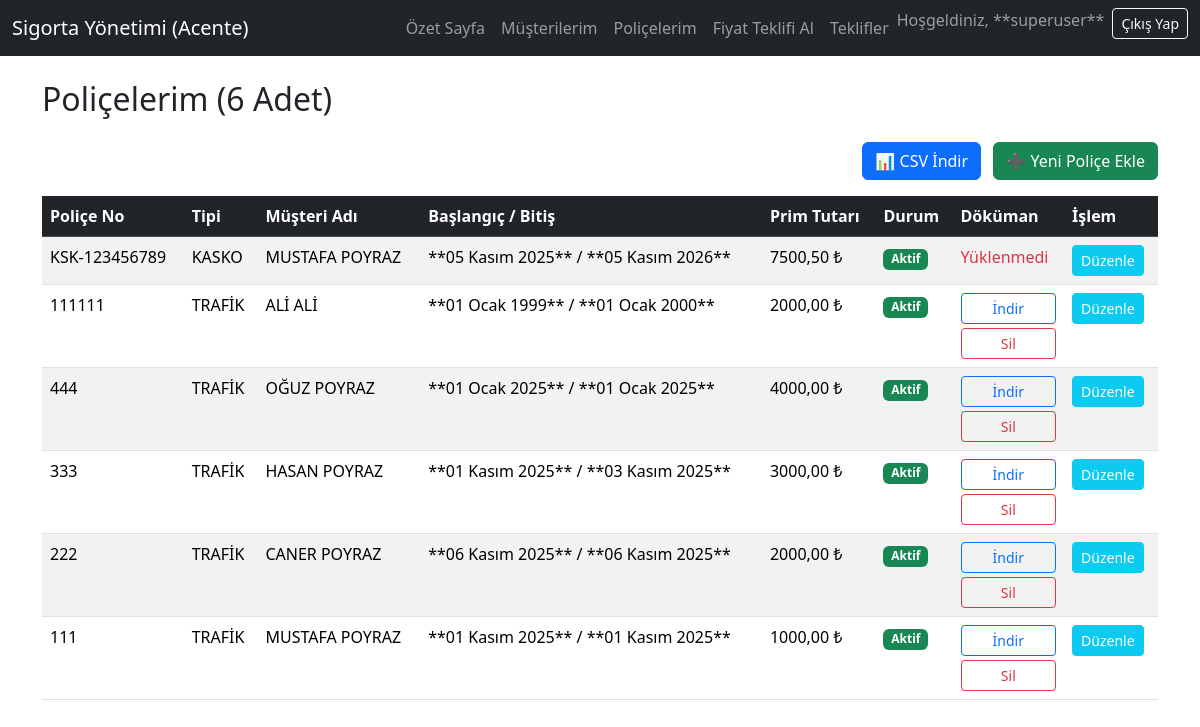
The page /agent/policies/ (signed in) on the database its author committed.
### policy_management/models.py (models this page shows, shortened)
class CustomUser(AbstractUser):
    ROLE_CHOICES = (
        ('admin', 'Yönetici'),
        ('agent', 'Acente'),
    )
    role = models.CharField(max_length=10, choices=ROLE_CHOICES, default='agent', verbose_name="Kullanıcı Rolü")
    class Meta:
        verbose_name = "Kullanıcı"
        verbose_name_plural = "Kullanıcılar"
    pass

class Policy(models.Model):
    STATUS_CHOICES = (
        ('active', 'Aktif'),
        ('expired', 'Süresi Doldu'),
        ('cancelled', 'İptal Edildi'),
    )
    policy_id = models.AutoField(primary_key=True)
    policy_number = models.CharField(max_length=50, unique=True, verbose_name="Poliçe Numarası")
    policy_type = models.CharField(max_length=50, verbose_name="Sigorta Tipi (Kasko, Trafik vb.)")
    customer = models.ForeignKey(
        Customer,
        on_delete=models.CASCADE,
        related_name='policies',
        verbose_name="Müşteri"
    )
    start_date = models.DateField(verbose_name="Başlangıç Tarihi")
    end_date = models.DateField(verbose_name="Bitiş Tarihi")
    premium_amount = models.DecimalField(max_digits=10, decimal_places=2, verbose_name="Prim Tutarı")
    status = models.CharField(
        max_length=10,
        choices=STATUS_CHOICES,
        default='active',
        verbose_name="Poliçe Durumu"
    )
    document = models.FileField(
        upload_to='policies/documents/',
        blank=True,
        null=True,
        verbose_name='Poliçe Dökümanı (PDF)'
    )
    issued_by_agent = models.ForeignKey(
        'policy_management.CustomUser',
        on_delete=models.SET_NULL,
        null=True,
        related_name='issued_policies',
        verbose_name="Düzenleyen Acente"
    )
    class Meta:
        verbose_name = "Poliçe"
        verbose_name_plural = "Poliçeler"

class Customer(models.Model):
    CUSTOMER_TYPE_CHOICES = (
        ('individual', 'Bireysel'),
        ('corporate', 'Kurumsal'),
    )
    customer_id = models.AutoField(primary_key=True)
    name = models.CharField(max_length=150, verbose_name="Adı / Ünvanı")
    tckn = models.CharField(
        max_length=11,
        unique=True,
        null=True,
        blank=True,
        verbose_name="TCKN"
    )
    tckn_vkn = models.CharField(
        max_length=15,
        null=True,
        blank=True,
        verbose_name="TCKN/VKN (Eski Alan)"
    )
    customer_type = models.CharField(
        max_length=10,
        choices=CUSTOMER_TYPE_CHOICES,
        default='individual',
        verbose_name="Müşteri Tipi"
    )
    phone = models.CharField(max_length=20, blank=True, null=True, verbose_name="Telefon")
    email = models.EmailField(max_length=255, blank=True, null=True, verbose_name="E-posta")
    address_street = models.CharField(max_length=255, null=True, blank=True, verbose_name="Sokak/Cadde")
    address_city = models.CharField(max_length=100, null=True, blank=True, verbose_name="İl")
    address_state = models.CharField(max_length=100, null=True, blank=True, verbose_name="İlçe")
    address_zipcode = models.CharField(max_length=10, null=True, blank=True, verbose_name="Posta Kodu")
    date_of_birth = models.DateField(null=True, blank=True, verbose_name="Doğum Tarihi")
    agent = models.ForeignKey(
        'policy_management.CustomUser',
        on_delete=models.SET_NULL,
        null=True,
        blank=True,
        related_name='customers',
        verbose_name="Sorumlu Acente"
    )
    created_at = models.DateTimeField(auto_now_add=True, verbose_name="Oluşturma Tarihi")
    updated_at = models.DateTimeField(auto_now=True, verbose_name="Son Güncelleme")
    class Meta:
        verbose_name = "Müşteri"
        verbose_name_plural = "Müşteriler"

### policy_management/views.py (the view)
# urls.py: path('agent/policies/', views.AgentPolicyListView.as_view(), name='agent_policy_list'),
class AgentPolicyListView(AgentAccessMixin, ListView):
    model = Policy
    template_name = 'agent/policy_list.html'
    context_object_name = 'policies'
    def get_queryset(self):
        return Policy.objects.filter(issued_by_agent=self.request.user).order_by('-policy_id')

### policy_management/views.py (called while the page is built)
    def test_func(self):
        user = self.request.user
        return user.is_superuser or user.role == 'agent'

### policy_management/templates/agent/policy_list.html (shortened to what this page needs)
{% extends "agent/base_agent.html" %}
{% block content %}
    <h2 class="mb-4">Poliçelerim ({{ policies|length }} Adet)</h2>
    <p class="text-end">
		<a href="{% url 'agent_export_policies' %}" class="btn btn-primary me-2">📊 CSV İndir</a>
        <a href="{% url 'agent_policy_add' %}" class="btn btn-success">➕ Yeni Poliçe Ekle</a>
    </p>
    {% if policies %}
        <div class="table-responsive">
            <table class="table table-striped table-hover">
                <thead class="table-dark">
                    <tr>
                        <th>Poliçe No</th>
                        <th>Tipi</th>
                        <th>Müşteri Adı</th>
                        <th>Başlangıç / Bitiş</th>
                        <th>Prim Tutarı</th>
                        <th>Durum</th>
                        <th>Döküman</th>
                        <th>İşlem</th>
                    </tr>
                </thead>
                <tbody>
                    {% for policy in policies %}
                        <tr>
                            <td>{{ policy.policy_number }}</td>
                            <td>{{ policy.policy_type }}</td>
                            <td>{{ policy.customer.name }}</td>
                            <td>**{{ policy.start_date|date:"d E Y" }}** / **{{ policy.end_date|date:"d E Y" }}**</td>
                            <td>{{ policy.premium_amount|floatformat:2 }} ₺</td>
                            <td>
                                <span class="badge
                                    {% if policy.status == 'active' %}bg-success
                                    {% elif policy.status == 'expired' %}bg-danger
                                    {% else %}bg-secondary
                                    {% endif %}">
                                    {{ policy.get_status_display }}
                                </span>
                            </td>
                       <td>
    {% if policy.document %}
        <div class="d-flex flex-column align-items-start">
            <a href="{{ policy.document.url }}" target="_blank" class="btn btn-sm btn-outline-primary mb-1 w-100">
                 İndir
            </a>
            <form action="{% url 'agent_policy_document_delete' pk=policy.pk %}" method="post" class="w-100" onsubmit="return confirm('Bu dökümanı silmek istediğinizden emin misiniz?');">
                <button type="submit" class="btn btn-sm btn-outline-danger w-100">
                     Sil
                </button>
            </form>
        </div>
    {% else %}
        <span class="text-danger">Yüklenmedi</span>
    {% endif %}
</td>
						<td>
							<a href="{% url 'agent_policy_edit' pk=policy.pk %}" class="btn btn-sm btn-info text-white">Düzenle</a>
						</td>
                        </tr>
                    {% endfor %}
                </tbody>
            </table>
        </div>
    {% else %}
        <div class="alert alert-warning" role="alert">
            Henüz size ait kayıtlı bir poliçe bulunmamaktadır.
            <a href="{% url 'agent_policy_add' %}" class="alert-link">Hemen Yeni Bir Poliçe Ekleyin.</a>
        </div>
    {% endif %}
{% endblock %}

### policy_management/templates/agent/base_agent.html (shortened to what this page needs)
{% load static %}
<!DOCTYPE html>
<html lang="tr">
<head>
    <link href="https://cdn.jsdelivr.net/npm/bootstrap@5.3.3/dist/css/bootstrap.min.css" rel="stylesheet">
	{% load static %}
    <link rel="stylesheet" href="{% static 'policy_management/css/style.css' %}">
</head>
<body>
    <nav class="navbar navbar-expand-lg navbar-dark bg-dark">
        <div class="container-fluid">
            <a class="navbar-brand" href="{% url 'agent_dashboard' %}">Sigorta Yönetimi (Acente)</a>
            <div class="collapse navbar-collapse" id="navbarNav">
                <ul class="navbar-nav ms-auto">
                    <li class="nav-item">
                        <a class="nav-link" href="{% url 'agent_dashboard' %}">Özet Sayfa</a>
                    </li>
                    <li class="nav-item">
                        <a class="nav-link" href="{% url 'agent_customer_list' %}">Müşterilerim</a>
                    </li>
                    <li class="nav-item">
                        <a class="nav-link" href="{% url 'agent_policy_list' %}">Poliçelerim</a>
                    </li>
                    <li class="nav-item active">
						<a class="nav-link" href="{% url 'agent_quote_list' %}">
							<span>Fiyat Teklifi Al</span>
						</a>
					</li>
					<li class="nav-item">
						<a class="nav-link" href="{% url 'agent_quote_list' %}">Teklifler</a>
					</li>
					<li class="nav-item">
                         <span class="navbar-text me-2">Hoşgeldiniz, **{{ user.get_full_name|default:user.username }}**</span>
                    </li>
					<li class="nav-item">
						<form action="{% url 'admin:logout' %}" method="post" class="d-inline">
							<button type="submit" class="btn btn-sm btn-outline-light">Çıkış Yap</button>
						</form>
					</li>
                </ul>
            </div>
        </div>
    </nav>
    <div class="container mt-4">
        {% block content %}
        {% endblock %}
    </div>
</body>
</html>

### rows shown on the page
CustomUser: get_full_name "superuser"
Policy: policy_number "KSK-123456789", policy_type "KASKO", customer.name "MUSTAFA POYRAZ", start_date "05 Kasım 2025", end_date "05 Kasım 2026", premium_amount "7500,50", status "Aktif", document "Yüklenmedi"
Policy: policy_number "111111", policy_type "TRAFİK", customer.name "ALİ ALİ", start_date "01 Ocak 1999", end_date "01 Ocak 2000", premium_amount "2000,00", status "Aktif"
Policy: policy_number "444", policy_type "TRAFİK", customer.name "OĞUZ POYRAZ", start_date "01 Ocak 2025", end_date "01 Ocak 2025", premium_amount "4000,00", status "Aktif"
Policy: policy_number "333", policy_type "TRAFİK", customer.name "HASAN POYRAZ", start_date "01 Kasım 2025", end_date "03 Kasım 2025", premium_amount "3000,00", status "Aktif"
Policy: policy_number "222", policy_type "TRAFİK", customer.name "CANER POYRAZ", start_date "06 Kasım 2025", end_date "06 Kasım 2025", premium_amount "2000,00", status "Aktif"
Policy: policy_number "111", policy_type "TRAFİK", customer.name "MUSTAFA POYRAZ", start_date "01 Kasım 2025", end_date "01 Kasım 2025", premium_amount "1000,00", status "Aktif"

### other values the page prints
{{ policies|length }} "6"
